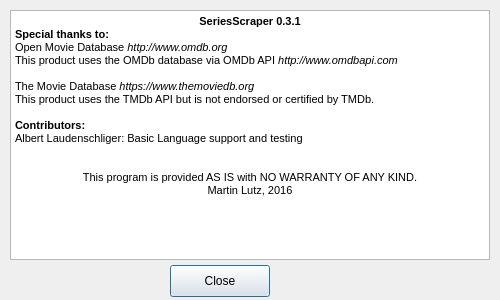
<?xml version="1.0" encoding="UTF-8"?>
<ui version="4.0">
 <class>AboutDialog</class>
 <widget class="QDialog" name="AboutDialog">
  <property name="geometry">
   <rect>
    <x>0</x>
    <y>0</y>
    <width>500</width>
    <height>300</height>
   </rect>
  </property>
  <property name="minimumSize">
   <size>
    <width>500</width>
    <height>300</height>
   </size>
  </property>
  <property name="maximumSize">
   <size>
    <width>500</width>
    <height>300</height>
   </size>
  </property>
  <property name="font">
   <font>
    <kerning>true</kerning>
   </font>
  </property>
  <property name="windowTitle">
   <string>About SeriesScraper</string>
  </property>
  <widget class="QPushButton" name="closeButton">
   <property name="geometry">
    <rect>
     <x>170</x>
     <y>265</y>
     <width>100</width>
     <height>32</height>
    </rect>
   </property>
   <property name="text">
    <string>Close</string>
   </property>
  </widget>
  <widget class="QTextEdit" name="outputTextEdit">
   <property name="geometry">
    <rect>
     <x>10</x>
     <y>10</y>
     <width>480</width>
     <height>250</height>
    </rect>
   </property>
   <property name="font">
    <font>
     <pointsize>8</pointsize>
    </font>
   </property>
   <property name="readOnly">
    <bool>true</bool>
   </property>
   <property name="html">
    <string>&lt;!DOCTYPE HTML PUBLIC &quot;-//W3C//DTD HTML 4.0//EN&quot; &quot;http://www.w3.org/TR/REC-html40/strict.dtd&quot;&gt;
&lt;html&gt;&lt;head&gt;&lt;meta name=&quot;qrichtext&quot; content=&quot;1&quot; /&gt;&lt;style type=&quot;text/css&quot;&gt;
p, li { white-space: pre-wrap; }

&lt;/style&gt;&lt;/head&gt;&lt;body style=&quot; font-family:'MS Shell Dlg 2'; font-size:8pt; font-weight:400; font-style:normal;&quot;&gt;
&lt;p align=&quot;center&quot; style=&quot; margin-top:0px; margin-bottom:0px; margin-left:0px; margin-right:0px; -qt-block-indent:0; text-indent:0px;&quot;&gt;&lt;span style=&quot; font-family:'.SF NS Text'; font-weight:600;&quot;&gt;SeriesScraper 0.3.1&lt;/span&gt;&lt;/p&gt;
&lt;p style=&quot; margin-top:0px; margin-bottom:0px; margin-left:0px; margin-right:0px; -qt-block-indent:0; text-indent:0px;&quot;&gt;&lt;span style=&quot; font-family:'.SF NS Text'; font-weight:600;&quot;&gt;Special thanks to:&lt;/span&gt;&lt;/p&gt;
&lt;p style=&quot; margin-top:0px; margin-bottom:0px; margin-left:0px; margin-right:0px; -qt-block-indent:0; text-indent:0px;&quot;&gt;&lt;span style=&quot; font-family:'Helvetica';&quot;&gt;Open Movie Database &lt;/span&gt;&lt;span style=&quot; font-family:'Helvetica'; font-style:italic;&quot;&gt;http://www.omdb.org&lt;/span&gt;&lt;/p&gt;
&lt;p style=&quot; margin-top:0px; margin-bottom:0px; margin-left:0px; margin-right:0px; -qt-block-indent:0; text-indent:0px;&quot;&gt;&lt;span style=&quot; font-family:'Helvetica';&quot;&gt;This product uses the OMDb database via OMDb API &lt;/span&gt;&lt;span style=&quot; font-family:'Helvetica'; font-style:italic;&quot;&gt;http://www.omdbapi.com&lt;/span&gt;&lt;/p&gt;
&lt;p style=&quot;-qt-paragraph-type:empty; margin-top:0px; margin-bottom:0px; margin-left:0px; margin-right:0px; -qt-block-indent:0; text-indent:0px; font-family:'Helvetica';&quot;&gt;&lt;br /&gt;&lt;/p&gt;
&lt;p style=&quot; margin-top:0px; margin-bottom:0px; margin-left:0px; margin-right:0px; -qt-block-indent:0; text-indent:0px;&quot;&gt;&lt;img src=&quot;:/images/application_logos/tmdb.png&quot; style=&quot;float: right;&quot; /&gt;&lt;/p&gt;
&lt;p style=&quot; margin-top:0px; margin-bottom:0px; margin-left:0px; margin-right:0px; -qt-block-indent:0; text-indent:0px;&quot;&gt;&lt;span style=&quot; font-family:'Helvetica';&quot;&gt;The Movie Database &lt;/span&gt;&lt;span style=&quot; font-family:'Helvetica'; font-style:italic;&quot;&gt;https://www.themoviedb.org&lt;/span&gt;&lt;/p&gt;
&lt;p style=&quot; margin-top:0px; margin-bottom:0px; margin-left:0px; margin-right:0px; -qt-block-indent:0; text-indent:0px;&quot;&gt;&lt;span style=&quot; font-family:'Helvetica';&quot;&gt;This product uses the TMDb API but is not endorsed or certified by TMDb.&lt;/span&gt;&lt;/p&gt;
&lt;p style=&quot;-qt-paragraph-type:empty; margin-top:0px; margin-bottom:0px; margin-left:0px; margin-right:0px; -qt-block-indent:0; text-indent:0px; font-family:'.SF NS Text';&quot;&gt;&lt;br /&gt;&lt;/p&gt;
&lt;p style=&quot; margin-top:0px; margin-bottom:0px; margin-left:0px; margin-right:0px; -qt-block-indent:0; text-indent:0px;&quot;&gt;&lt;span style=&quot; font-family:'.SF NS Text'; font-weight:600;&quot;&gt;Contributors:&lt;/span&gt;&lt;/p&gt;
&lt;p style=&quot; margin-top:0px; margin-bottom:0px; margin-left:0px; margin-right:0px; -qt-block-indent:0; text-indent:0px;&quot;&gt;&lt;span style=&quot; font-family:'Helvetica';&quot;&gt;Albert Laudenschliger: Basic Language support and testing&lt;/span&gt;&lt;/p&gt;
&lt;p align=&quot;center&quot; style=&quot;-qt-paragraph-type:empty; margin-top:0px; margin-bottom:0px; margin-left:0px; margin-right:0px; -qt-block-indent:0; text-indent:0px; font-family:'.SF NS Text';&quot;&gt;&lt;br /&gt;&lt;/p&gt;
&lt;p align=&quot;center&quot; style=&quot;-qt-paragraph-type:empty; margin-top:0px; margin-bottom:0px; margin-left:0px; margin-right:0px; -qt-block-indent:0; text-indent:0px; font-family:'.SF NS Text';&quot;&gt;&lt;br /&gt;&lt;/p&gt;
&lt;p align=&quot;center&quot; style=&quot; margin-top:0px; margin-bottom:0px; margin-left:0px; margin-right:0px; -qt-block-indent:0; text-indent:0px;&quot;&gt;&lt;span style=&quot; font-family:'.SF NS Text';&quot;&gt;This program is provided AS IS with NO WARRANTY OF ANY KIND.&lt;/span&gt;&lt;/p&gt;
&lt;p align=&quot;center&quot; style=&quot; margin-top:0px; margin-bottom:0px; margin-left:0px; margin-right:0px; -qt-block-indent:0; text-indent:0px;&quot;&gt;&lt;span style=&quot; font-family:'.SF NS Text';&quot;&gt;Martin Lutz, 2016&lt;/span&gt;&lt;/p&gt;&lt;/body&gt;&lt;/html&gt;</string>
   </property>
  </widget>
 </widget>
 <resources/>
 <connections/>
</ui>
